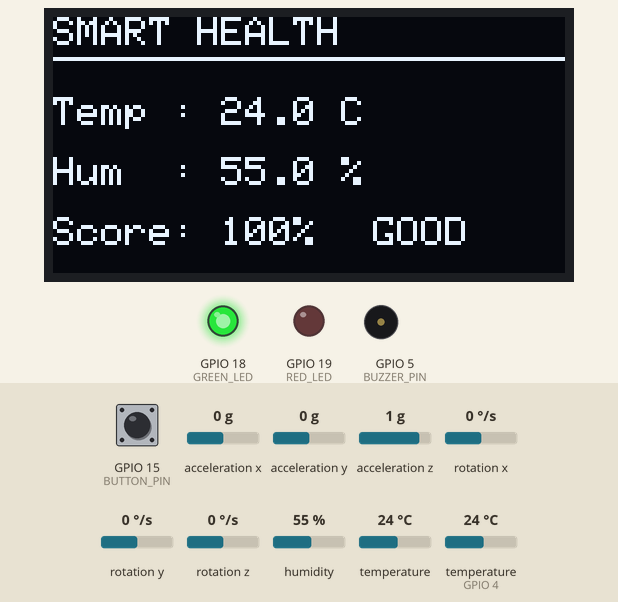
Recording of a program running on a simulated ESP32. On the bench: 128×64 one-colour display, output pins drawn as LEDs (lit = HIGH), buzzer (waves = sounding, pin HIGH). The test bench sets the inputs (shaded band); at power-on: humidity 55 %, acceleration x 0 g, GPIO 15 (BUTTON_PIN) HIGH, acceleration y 0 g, acceleration z 1 g, rotation x 0 °/s, rotation y 0 °/s, rotation z 0 °/s, temperature 24 °C, temperature (sensor on GPIO 4) 24 °C. What the program prints to the serial monitor is not drawn.

Above: at 7.3 s.
7.4 s: humidity set to 68 %
At 8.6 s:
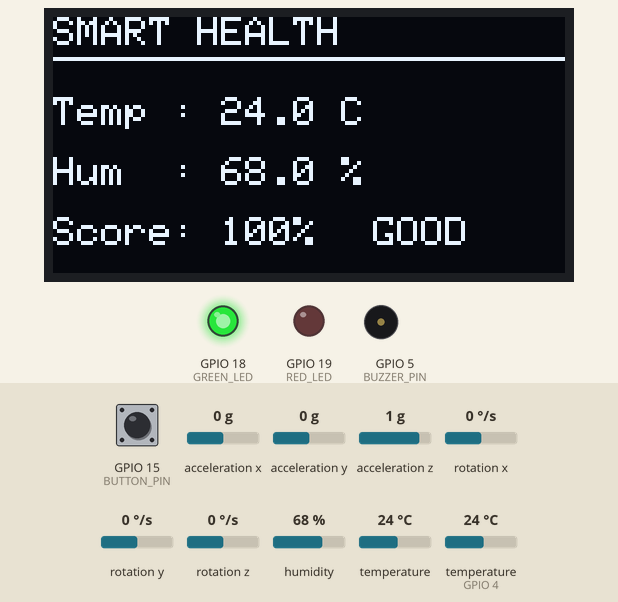
9.7 s: humidity set to 71 %
At 10.59 s:
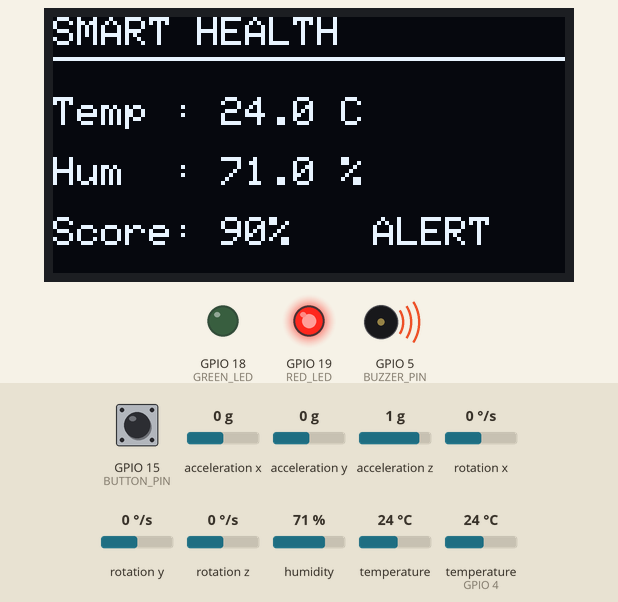
12.4 s: acceleration x set to -1.4 g
15.1 s: GPIO 15 (BUTTON_PIN) pulled LOW for 1 s
At 15.96 s:
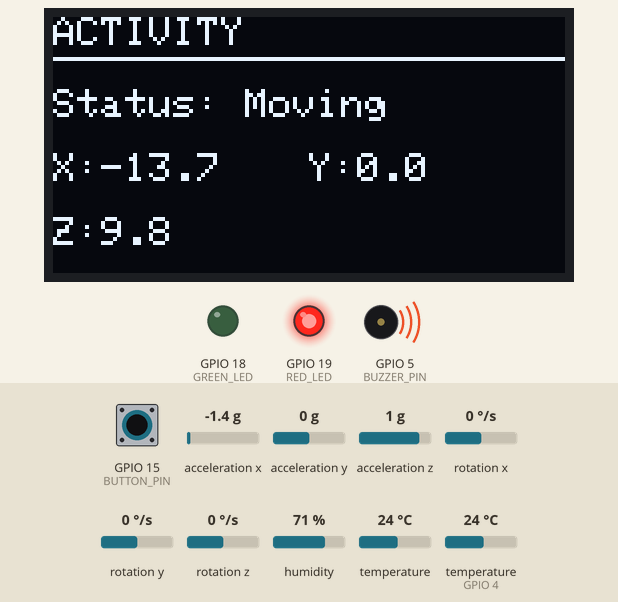
18.2 s: acceleration y set to -1.4 g
At 18.83 s:
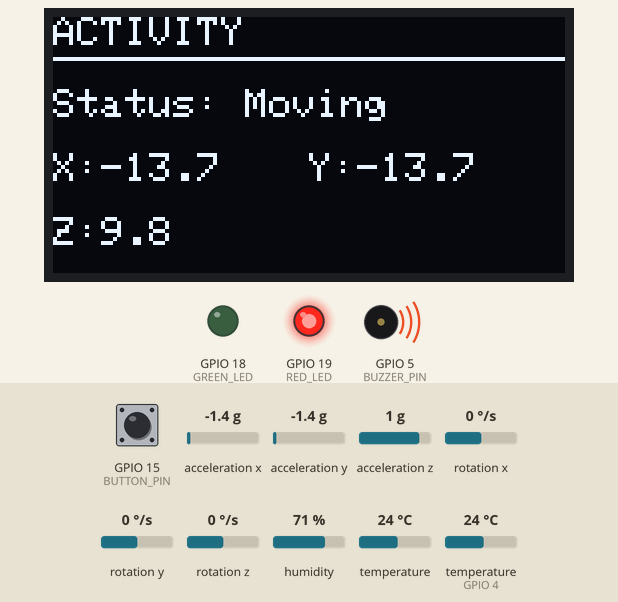
21.1 s: GPIO 15 (BUTTON_PIN) pulled LOW for 3.2 s
At 21.9 s:
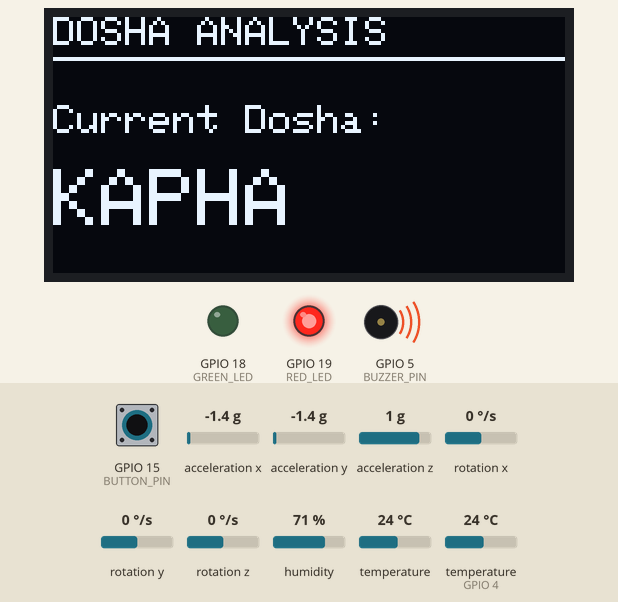
Timing chart, 0 to 26.8 s (numbered marks = the images above; inputs shaded):
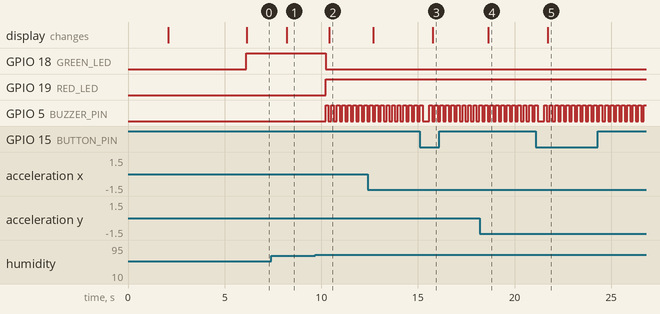

Measured:
- the behaviour switches between 69 and 70 % on humidity (found by bisection; images 1 and 2)
- after the input at 7.4 s, the display: changes after 0.80 s (image 1)
- after the input at 9.7 s, GPIO 18 (GREEN_LED): HIGH → LOW after 0.52 s; GPIO 19 (RED_LED): LOW → HIGH after 0.52 s; GPIO 5 (BUZZER_PIN): alternates HIGH for 0.15 s and LOW for 0.14 s, starting after 0.52 s; the display: changes after 0.70 s (image 2)
- after the input at 15.1 s, the display: changes after 0.67 s (image 3)
- after the input at 18.2 s, the display: changes after 0.44 s (image 4)
- after the input at 21.1 s, the display: changes after 0.61 s (image 5)

The program:

main.cpp
```cpp
#include <Arduino.h>
#include <DHT.h>
#include <Wire.h>
#include <Adafruit_GFX.h>
#include <Adafruit_SSD1306.h>
#include <Adafruit_MPU6050.h>
#include <Adafruit_Sensor.h>

#define DHTPIN 4
#define DHTTYPE DHT22
#define SCREEN_WIDTH 128
#define SCREEN_HEIGHT 64
#define OLED_RESET -1

Adafruit_SSD1306 display(
    SCREEN_WIDTH,
    SCREEN_HEIGHT,
    &Wire,
    OLED_RESET
);

DHT dht(DHTPIN, DHTTYPE);

Adafruit_MPU6050 mpu;

#define BUTTON_PIN 15

#define GREEN_LED 18
#define RED_LED 19
#define BUZZER_PIN 5

int currentPage = 0;
bool lastButtonState = HIGH;

void setup() {
  Serial.begin(115200);
  Wire.begin();

  if (!display.begin(SSD1306_SWITCHCAPVCC, 0x3C)) {
    Serial.println("OLED initialization failed!");
    while (true);
  }

  display.clearDisplay();
  display.setTextSize(1);
  display.setTextColor(SSD1306_WHITE);

  display.clearDisplay();
  display.setTextSize(2);
  display.setCursor(8,10);
  display.println("Ayurveda");

  display.setCursor(25,35);
  display.println("IoT");

  display.display();
  delay(2000);

  display.clearDisplay();
  display.setTextSize(1);
  display.setCursor(20,15);
  display.println("Smart Wellness");

  display.setCursor(25,32);
  display.println("Monitoring");

  display.setCursor(35,50);
  display.println("System");

  display.display();
  delay(2000);

  display.display();

  delay(2000);

  dht.begin();

  if (!mpu.begin()) {
      Serial.println("MPU6050 not found!");
      while (1) {
        delay(10);
      }
  }

  Serial.println("MPU6050 Ready");

  pinMode(BUTTON_PIN, INPUT_PULLUP);

  pinMode(GREEN_LED, OUTPUT);
  pinMode(RED_LED, OUTPUT);
  pinMode(BUZZER_PIN, OUTPUT);

  digitalWrite(GREEN_LED, LOW);
  digitalWrite(RED_LED, LOW);
  digitalWrite(BUZZER_PIN, LOW);

  Serial.println("DHT22 Test Started");
}

void loop() {

  // Read button
  bool buttonState = digitalRead(BUTTON_PIN);

  if (lastButtonState == HIGH && buttonState == LOW) {
    currentPage++;

    if (currentPage > 3)
      currentPage = 0;

    delay(200);   // Debounce
  }

  lastButtonState = buttonState;

  // Read DHT
  float humidity = dht.readHumidity();
  float temperature = dht.readTemperature();

  if (isnan(humidity) || isnan(temperature)) {
    Serial.println("Failed to read DHT22!");
    return;
  }
  sensors_event_t a, g, temp;

  mpu.getEvent(&a, &g, &temp);

  float movement =
    abs(a.acceleration.x) +
    abs(a.acceleration.y);

  String dosha = "Balanced";

  if (temperature >= 30) {
    dosha = "PITTA";
  }
  else if (temperature <= 22) {
    dosha = "VATA";
  }
  else if (humidity >= 70) {
    dosha = "KAPHA";
  }

  // Wellness Score
  int wellnessScore = 100;

  if (temperature > 30)
    wellnessScore -= 20;

  if (humidity > 70)
    wellnessScore -= 10;

  if (movement > 2.5)
    wellnessScore -= 10;

  if (wellnessScore < 0)
    wellnessScore = 0;

  display.setCursor(75,50);

  if (dosha == "Balanced") {
    digitalWrite(GREEN_LED, HIGH);
    digitalWrite(RED_LED, LOW);
    digitalWrite(BUZZER_PIN, LOW);

  }
  else {

    digitalWrite(GREEN_LED, LOW);
    digitalWrite(RED_LED, HIGH);

    digitalWrite(BUZZER_PIN, HIGH);
    delay(150);
    digitalWrite(BUZZER_PIN, LOW);
  }

  display.clearDisplay();
  display.setTextSize(1);
  display.setTextColor(SSD1306_WHITE);

  Serial.println("----------------------------");

  Serial.print("Temperature : ");
  Serial.println(temperature);

  Serial.print("Humidity    : ");
  Serial.println(humidity);

  Serial.print("Movement    : ");
  Serial.println(movement);

  Serial.print("Dosha       : ");
  Serial.println(dosha);

  Serial.print("Score       : ");
  Serial.println(wellnessScore);

  Serial.println("----------------------------");

  switch(currentPage) {

    case 0:
      display.setCursor(0,0);
      display.println("SMART HEALTH");

      display.drawLine(0,10,128,10,SSD1306_WHITE);

      display.setCursor(0,20);
      display.print("Temp : ");
      display.print(temperature,1);
      display.print(" C");

      display.setCursor(0,35);
      display.print("Hum  : ");
      display.print(humidity,1);
      display.print(" %");

      display.setCursor(0,50);
      display.print("Score: ");
      display.print(wellnessScore);
      display.print("%");

      display.setCursor(80,50);

      if(dosha=="Balanced")
        display.print("GOOD");
      else
        display.print("ALERT");

      break;

    case 1: {
      display.setCursor(0,0);
      display.println("ACTIVITY");

      display.drawLine(0,10,128,10,SSD1306_WHITE);

      display.setCursor(0,18);

      if (movement > 2.5)
        display.println("Status: Moving");
      else
        display.println("Status: Normal");

      display.setCursor(0,34);
      display.print("X:");
      display.print(a.acceleration.x,1);

      display.setCursor(64,34);
      display.print("Y:");
      display.print(a.acceleration.y,1);

      display.setCursor(0,50);
      display.print("Z:");
      display.print(a.acceleration.z,1);

      break;
    }

    case 2: {

    display.setCursor(0,0);
    display.println("DOSHA ANALYSIS");

    display.drawLine(0,10,128,10,SSD1306_WHITE);

    display.setCursor(0,22);
    display.print("Current Dosha:");

    display.setCursor(0,38);
    display.setTextSize(2);
    display.println(dosha);

    display.setTextSize(1);

    break;
    }
    case 3: {

      display.setCursor(0,0);
      display.println("RECOMMENDATION");

      display.drawLine(0,10,128,10,SSD1306_WHITE);

      if (dosha == "PITTA") {

        display.setCursor(0,20);
        display.println("Cool Water");

        display.setCursor(0,35);
        display.println("Avoid Spicy Food");

      }

      else if (dosha == "VATA") {

        display.setCursor(0,20);
        display.println("Warm Meals");

        display.setCursor(0,35);
        display.println("Proper Rest");

      }

      else if (dosha == "KAPHA") {

        display.setCursor(0,20);
        display.println("Exercise");

        display.setCursor(0,35);
        display.println("Eat Light Food");

      }

      else {

        display.setCursor(0,20);
        display.println("Balanced");

        display.setCursor(0,35);
        display.println("Keep Healthy");

      }

      break;
    }

  }
  display.display();

  delay(100);
}
```
